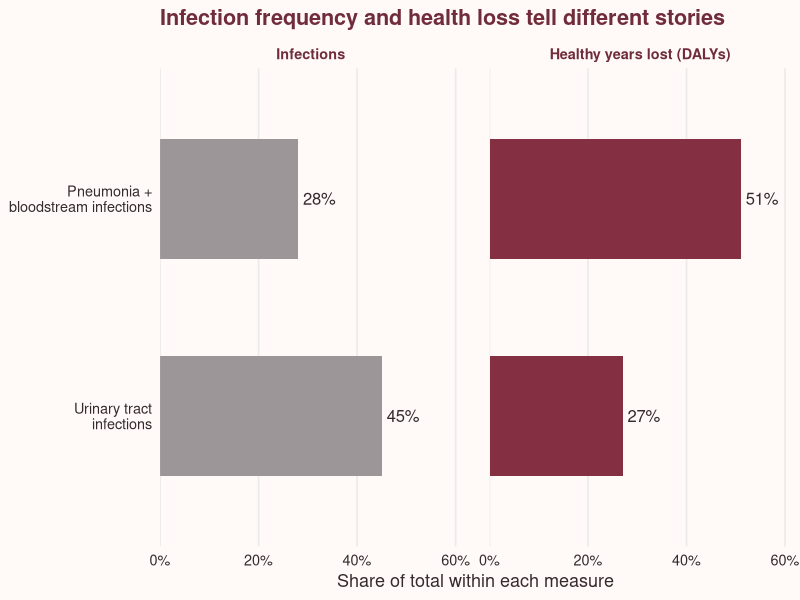
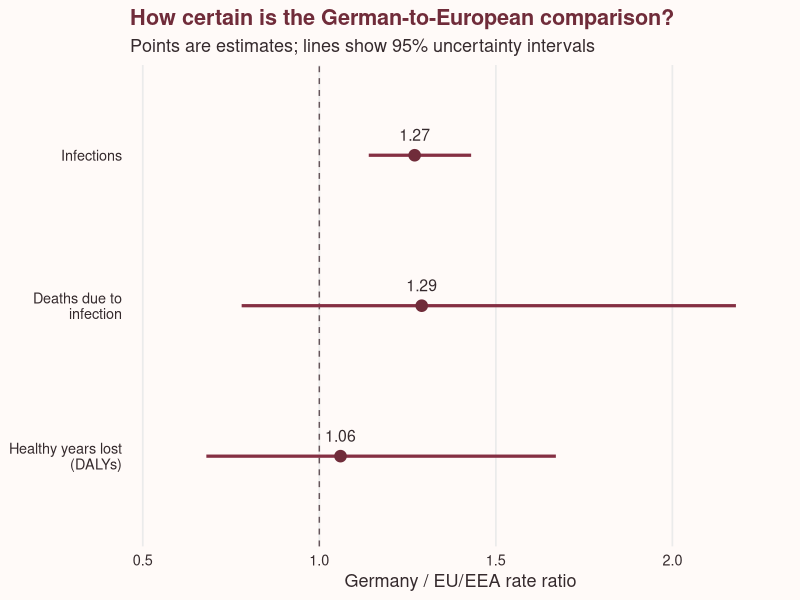

These figures' R source, in order:
## ---- chunk 1
#| label: setup

library(tibble)
library(kableExtra)
library(ggplot2)

theme_blog <- theme_minimal(base_size = 13) +
  theme(
    text = element_text(colour = "#352a2d"),
    plot.title = element_text(
      colour = "#702c3a",
      face = "bold"
    ),
    axis.text = element_text(colour = "#352a2d"),
    panel.grid.minor = element_blank(),
    panel.grid.major.y = element_blank(),
    plot.background = element_rect(
      fill = "#fffaf8",
      colour = NA
    ),
    strip.text = element_text(
      face = "bold",
      colour = "#702c3a"
    )
  )
## ---- chunk 2
#| label: tbl-denominators
#| tbl-cap: "Estimated infections in Germany (2011) and the EU/EEA (2011–2012). Source: Zacher et al. (2019), p. 9 and Table 2."

tribble(
  ~Measure, ~Unit, ~Germany, ~`EU/EEA`,
  "Hospital incidence",
  "Infections per 100 hospitalised patients",
  "2.40",
  "2.83",

  "Annual population incidence",
  "Infections per 100,000 residents",
  "592.1",
  "467.9"
) |>
  kbl(
    format = "html",
    align = "llrr",
    escape = TRUE
  ) |>
  kable_classic(
    full_width = FALSE,
    html_font = "Arial"
  )
## ---- chunk 3
#| label: fig-frequency
#| fig-width: 8
#| fig-height: 4.6
#| fig-dpi: 160
#| out-width: "100%"
#| fig-cap: "Selected groups' shares of infections and healthy years lost (DALYs), Germany, 2011. Source: Zacher et al. (2019), p. 6."
#| fig-alt: "Two aligned bar-chart panels. Pneumonia and bloodstream infections account for 28 percent of infections and 51 percent of DALYs. Urinary tract infections account for 45 percent of infections and 27 percent of DALYs."

shares <- data.frame(
  Group = c(
    "Pneumonia +\nbloodstream infections",
    "Pneumonia +\nbloodstream infections",
    "Urinary tract\ninfections",
    "Urinary tract\ninfections"
  ),
  Measure = c(
    "Infections",
    "Healthy years lost (DALYs)",
    "Infections",
    "Healthy years lost (DALYs)"
  ),
  Share = c(28, 51, 45, 27)
)

shares$Group <- factor(
  shares$Group,
  levels = c(
    "Urinary tract\ninfections",
    "Pneumonia +\nbloodstream infections"
  )
)

shares$Measure <- factor(
  shares$Measure,
  levels = c(
    "Infections",
    "Healthy years lost (DALYs)"
  )
)

ggplot(
  shares,
  aes(x = Share, y = Group, fill = Measure)
) +
  geom_col(width = 0.55) +
  geom_text(
    aes(label = paste0(Share, "%")),
    hjust = -0.15,
    size = 4.2,
    colour = "#352a2d"
  ) +
  facet_wrap(~Measure, nrow = 1) +
  scale_fill_manual(
    values = c(
      "Infections" = "#9c9699",
      "Healthy years lost (DALYs)" = "#852f43"
    ),
    guide = "none"
  ) +
  scale_x_continuous(
    limits = c(0, 60),
    breaks = seq(0, 60, 20),
    labels = function(x) paste0(x, "%"),
    expand = expansion(mult = c(0, 0.02))
  ) +
  labs(
    title = "Infection frequency and health loss tell different stories",
    x = "Share of total within each measure",
    y = NULL
  ) +
  theme_blog +
  theme(
    panel.spacing.x = grid::unit(1.4, "lines")
  )
## ---- chunk 4
#| label: tbl-uncertainty
#| tbl-cap: "German-to-EU/EEA rate ratios and 95% uncertainty intervals. Source: Zacher et al. (2019), p. 7."

tribble(
  ~Outcome, ~`Germany / EU/EEA`, ~`95% uncertainty interval`,
  "Infections",
  "1.27",
  "1.14–1.43",

  "Deaths attributable to infection",
  "1.29",
  "0.78–2.18",

  "Healthy years lost (DALYs)",
  "1.06",
  "0.68–1.67"
) |>
  kbl(
    format = "html",
    align = "lrr",
    escape = TRUE
  ) |>
  kable_classic(
    full_width = FALSE,
    html_font = "Arial"
  )
## ---- chunk 5
#| label: fig-europe
#| fig-width: 8
#| fig-height: 4.4
#| fig-dpi: 160
#| out-width: "100%"
#| fig-cap: "German-to-EU/EEA rate ratios with 95% uncertainty intervals. Source: Zacher et al. (2019), p. 7."
#| fig-alt: "Three estimates with uncertainty intervals and a reference line at one. Infection ratio: 1.27, interval 1.14 to 1.43. Attributable-death ratio: 1.29, interval 0.78 to 2.18. DALY ratio: 1.06, interval 0.68 to 1.67."

ratios <- data.frame(
  Outcome = c(
    "Infections",
    "Deaths due to\ninfection",
    "Healthy years lost\n(DALYs)"
  ),
  Ratio = c(1.27, 1.29, 1.06),
  Lower = c(1.14, 0.78, 0.68),
  Upper = c(1.43, 2.18, 1.67)
)

ratios$Outcome <- factor(
  ratios$Outcome,
  levels = rev(ratios$Outcome)
)

ggplot(
  ratios,
  aes(x = Ratio, y = Outcome)
) +
  geom_vline(
    xintercept = 1,
    linetype = "dashed",
    colour = "#66565b"
  ) +
  geom_segment(
    aes(
      x = Lower,
      xend = Upper,
      yend = Outcome
    ),
    linewidth = 1.1,
    colour = "#852f43"
  ) +
  geom_point(
    size = 3.6,
    colour = "#702c3a"
  ) +
  geom_text(
    aes(label = sprintf("%.2f", Ratio)),
    vjust = -1.2,
    size = 4,
    colour = "#352a2d"
  ) +
  scale_x_continuous(
    limits = c(0.5, 2.3),
    breaks = c(0.5, 1, 1.5, 2),
    expand = expansion(mult = 0.02)
  ) +
  labs(
    title = "How certain is the German-to-European comparison?",
    subtitle = "Points are estimates; lines show 95% uncertainty intervals",
    x = "Germany / EU/EEA rate ratio",
    y = NULL
  ) +
  theme_blog
